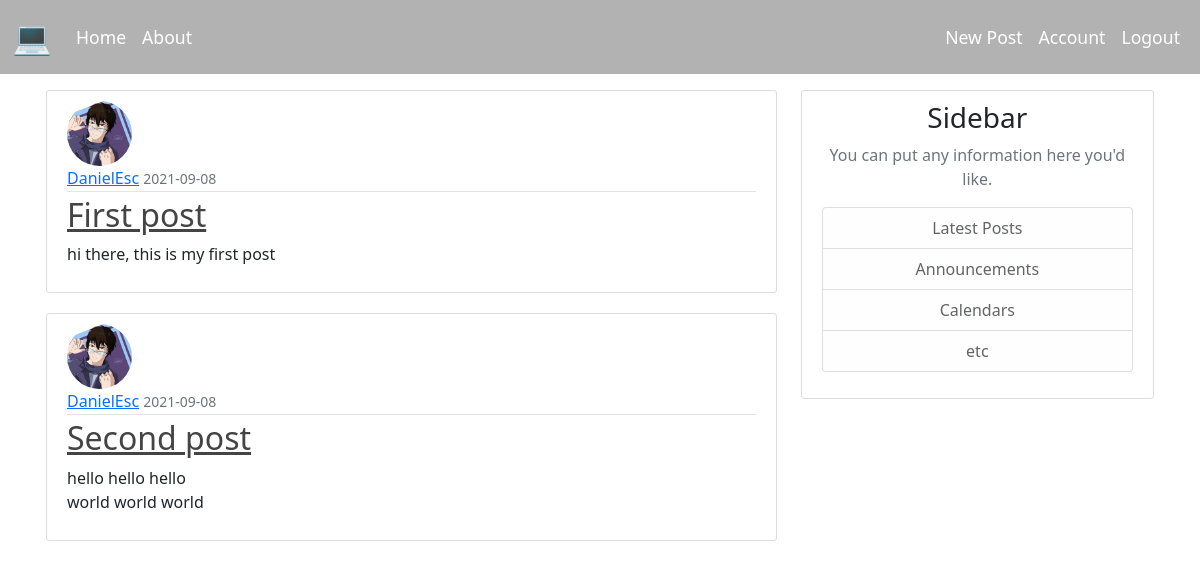
Page / (signed in) on the committed database.
### application/models.py (models this page shows, shortened)
class BlogPost(db.Model):
    id = db.Column(db.Integer, primary_key=True)
    title = db.Column(db.String(20), nullable=False)
    date = db.Column(db.DateTime, nullable=False, default=datetime.utcnow)
    body = db.Column(db.Text, nullable=False)
    user_id = db.Column(db.Integer, db.ForeignKey('user.id'), nullable=False)

class User(db.Model, UserMixin):
    id = db.Column(db.Integer, primary_key=True)
    username = db.Column(db.String(20), unique=True, nullable=False)
    email = db.Column(db.String(120), unique=True, nullable=False)
    image = db.Column(db.String(120), nullable=False, default='default.jpg')
    password = db.Column(db.String(60), nullable=False)
    blog_posts = db.relationship('BlogPost', backref='author', lazy=True)

### application/routes.py (the view)
@app.route("/")
def index():
    posts = BlogPost.query.all()
    return render_template("home.html", posts=posts)

### application/models.py (called while the page is built)
@login_manager.user_loader
def load_user(user_id):
    return User.query.get(int(user_id))

### application/templates/home.html
{% extends "layout.html" %}
{% block main %}
    {% for post in posts%}
    <article class="media content-section">
      <img id='post_img'class="rounded-circle article-img" src="{{ url_for('static', filename='profile_pics/' + post.author.image) }}">
        <div class="media-body">
          <div class="article-metadata">
            <a class="mr-2" href="#">{{ post.author.username }}</a>
            <small class="text-muted">{{ post.date.strftime('%Y-%m-%d') }}</small>
          </div>
          <h2><a class="article-title" href="#">{{ post.title }}</a></h2>
          <p class="article-content">{{ post.body }}</p>
        </div>
      </article>
    {%endfor%}
{% endblock %}

### application/static/styles.css (style rules this page uses)
body { background-image: url('https://images.unsplash.com/photo-1530569673472-307dc017a82d?ixid=MnwxMjA3fDB8MHxwaG90by1wYWdlfHx8fGVufDB8fHx8&ixlib=rb-1.2.1&auto=format&fit=crop&w=668&q=80') ; background-size: 100% 120vh; background-repeat: repeat-y; }
.media-body { text-align: left; }
#post_img { display: flex; justify-content: left; }
.article-title { color: #444444; }
.article-content { white-space: pre-line; }
.article-img { height: 65px; width: 65px; margin-right: 16px; }
.article-metadata { padding-bottom: 1px; margin-bottom: 4px; border-bottom: 1px solid #e3e3e3 }
.content-section { background: rgba(255,255,255,0.7); padding: 10px 20px; border: 1px solid #dddddd; border-radius: 3px; margin-bottom: 20px; }

### rows in the picture
BlogPost: image (picture), author.username "DanielEsc", date "2021-09-08", title "First post", body "hi there, this is my first post"
BlogPost: image (picture), author.username "DanielEsc", date "2021-09-08", title "Second post", body "hello hello hello world world world"
